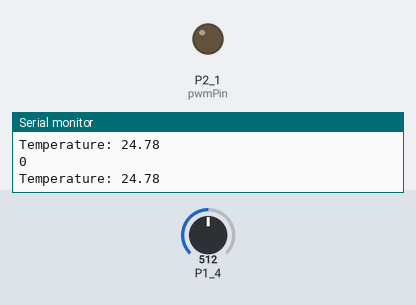
A sketch run on a simulated TI MSP430 LaunchPad. On the bench: output pins drawn as LEDs (lit = HIGH), the last lines printed to the serial monitor. The test bench sets the inputs (shaded band); at power-on: P1_4 = 512.

Above: at 1.2 s.
1.3 s: P1_4 set to 480
At 3.7 s:
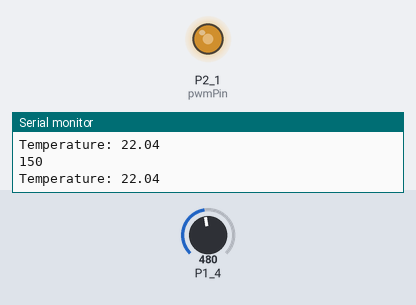
4.3 s: P1_4 set to 439
At 7.0 s:
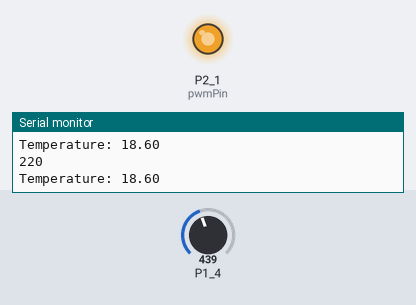
7.3 s: P1_4 set to 0
At 9.6 s:
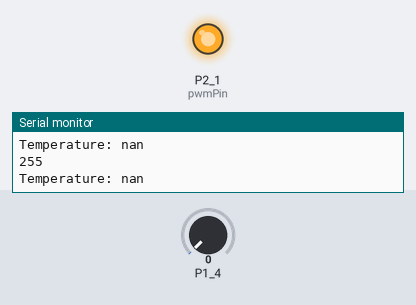
Timing chart, 0 to 11.1 s (numbered marks = the images above; inputs shaded):
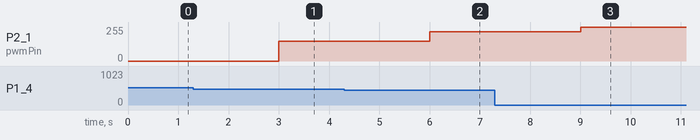

Measured:
- the behaviour switches between 492 and 491 on P1_4 (found by bisection; images 0 and 1)
- the behaviour switches between 456 and 455 on P1_4 (found by bisection; images 1 and 2)
- after the input at 1.3 s, P2_1 (pwmPin): 0/255 → 150/255 after 1.7 s
- after the input at 4.3 s, P2_1 (pwmPin): 150/255 → 220/255 after 1.7 s
- after the input at 7.3 s, P2_1 (pwmPin): 220/255 → 255/255 after 1.7 s

The sketch:

temp5.ino
```cpp
#define SERIESRESISTOR 10000 // value of resistor
#include <math.h>
#define THERMISTORPIN P1_4 // output A0
int finalTemp = 0;
double Thermistor(int RawADC) {
 double Temp;
 Temp = logf(9900*((1023.0/RawADC-1)));
 Temp = 1 / (0.0006489785099 + 0.0003167232089*Temp-0.0000002644044342*Temp*Temp*Temp);// constants calcuted for specific thermistor (N_09P00103)
 Temp = Temp - 273.15;            // Convert Kelvin to Celcius
 return Temp;
}
int pwmPin = P2_1; // PWM supporting pin
void setup() {
 pinMode(P1_4, INPUT);
 pinMode(pwmPin, OUTPUT); // sets the pin as output
 Serial.begin(9600); // begin
}
void loop() {
  finalTemp= int(Thermistor(analogRead(P1_4)));
  Serial.print("Temperature: ");
  Serial.println((Thermistor(analogRead(P1_4))));  // display Celsius
  delay(1000);

if (finalTemp >= 23) {
    analogWrite(pwmPin, 0);
    Serial.println(0);
  }
  else if (finalTemp< 23 && finalTemp>=22) {
    analogWrite(pwmPin, 150);
    Serial.println(150);
  }
  else if (finalTemp< 22 && finalTemp>=20) {
    analogWrite(pwmPin, 180);
    Serial.println(180);
  }
  else if (finalTemp< 20 && finalTemp>=15) {
    analogWrite(pwmPin, 220);
    Serial.println(220);
  }
  else {
    analogWrite(pwmPin, 255);
    Serial.println(255);
  }
}
```
